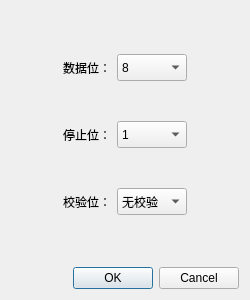
<?xml version="1.0" encoding="UTF-8"?>
<ui version="4.0">
 <class>SerialSettingDialog</class>
 <widget class="QDialog" name="SerialSettingDialog">
  <property name="geometry">
   <rect>
    <x>0</x>
    <y>0</y>
    <width>250</width>
    <height>300</height>
   </rect>
  </property>
  <property name="windowTitle">
   <string>Dialog</string>
  </property>
  <layout class="QVBoxLayout" name="verticalLayout">
   <item>
    <widget class="QWidget" name="widget" native="true">
     <layout class="QGridLayout" name="gridLayout">
      <item row="2" column="1">
       <widget class="QLabel" name="label_4">
        <property name="sizePolicy">
         <sizepolicy hsizetype="Fixed" vsizetype="Preferred">
          <horstretch>0</horstretch>
          <verstretch>0</verstretch>
         </sizepolicy>
        </property>
        <property name="text">
         <string>校验位：</string>
        </property>
        <property name="alignment">
         <set>Qt::AlignmentFlag::AlignCenter</set>
        </property>
       </widget>
      </item>
      <item row="2" column="2">
       <widget class="QComboBox" name="cbBox_Parity">
        <property name="sizePolicy">
         <sizepolicy hsizetype="Expanding" vsizetype="Fixed">
          <horstretch>0</horstretch>
          <verstretch>0</verstretch>
         </sizepolicy>
        </property>
        <property name="minimumSize">
         <size>
          <width>70</width>
          <height>27</height>
         </size>
        </property>
        <item>
         <property name="text">
          <string>无校验</string>
         </property>
        </item>
        <item>
         <property name="text">
          <string>奇校验</string>
         </property>
        </item>
        <item>
         <property name="text">
          <string>偶校验</string>
         </property>
        </item>
       </widget>
      </item>
      <item row="0" column="1">
       <widget class="QLabel" name="label_2">
        <property name="sizePolicy">
         <sizepolicy hsizetype="Fixed" vsizetype="Preferred">
          <horstretch>0</horstretch>
          <verstretch>0</verstretch>
         </sizepolicy>
        </property>
        <property name="text">
         <string>数据位：</string>
        </property>
        <property name="alignment">
         <set>Qt::AlignmentFlag::AlignCenter</set>
        </property>
       </widget>
      </item>
      <item row="0" column="3">
       <spacer name="horizontalSpacer">
        <property name="orientation">
         <enum>Qt::Orientation::Horizontal</enum>
        </property>
        <property name="sizeHint" stdset="0">
         <size>
          <width>40</width>
          <height>20</height>
         </size>
        </property>
       </spacer>
      </item>
      <item row="0" column="2">
       <widget class="QComboBox" name="cbBox_DataBit">
        <property name="minimumSize">
         <size>
          <width>0</width>
          <height>27</height>
         </size>
        </property>
        <property name="currentIndex">
         <number>3</number>
        </property>
        <item>
         <property name="text">
          <string>5</string>
         </property>
        </item>
        <item>
         <property name="text">
          <string>6</string>
         </property>
        </item>
        <item>
         <property name="text">
          <string>7</string>
         </property>
        </item>
        <item>
         <property name="text">
          <string>8</string>
         </property>
        </item>
       </widget>
      </item>
      <item row="1" column="1">
       <widget class="QLabel" name="label_3">
        <property name="sizePolicy">
         <sizepolicy hsizetype="Fixed" vsizetype="Preferred">
          <horstretch>0</horstretch>
          <verstretch>0</verstretch>
         </sizepolicy>
        </property>
        <property name="text">
         <string>停止位：</string>
        </property>
        <property name="alignment">
         <set>Qt::AlignmentFlag::AlignCenter</set>
        </property>
       </widget>
      </item>
      <item row="1" column="2">
       <widget class="QComboBox" name="cbBox_StopBit">
        <property name="minimumSize">
         <size>
          <width>0</width>
          <height>27</height>
         </size>
        </property>
        <item>
         <property name="text">
          <string>1</string>
         </property>
        </item>
        <item>
         <property name="text">
          <string>1.5</string>
         </property>
        </item>
        <item>
         <property name="text">
          <string>2</string>
         </property>
        </item>
       </widget>
      </item>
      <item row="0" column="0">
       <spacer name="horizontalSpacer_2">
        <property name="orientation">
         <enum>Qt::Orientation::Horizontal</enum>
        </property>
        <property name="sizeHint" stdset="0">
         <size>
          <width>40</width>
          <height>20</height>
         </size>
        </property>
       </spacer>
      </item>
     </layout>
    </widget>
   </item>
   <item>
    <widget class="QDialogButtonBox" name="buttonBox">
     <property name="orientation">
      <enum>Qt::Orientation::Horizontal</enum>
     </property>
     <property name="standardButtons">
      <set>QDialogButtonBox::StandardButton::Cancel|QDialogButtonBox::StandardButton::Ok</set>
     </property>
    </widget>
   </item>
  </layout>
 </widget>
 <resources/>
 <connections>
  <connection>
   <sender>buttonBox</sender>
   <signal>accepted()</signal>
   <receiver>SerialSettingDialog</receiver>
   <slot>accept()</slot>
   <hints>
    <hint type="sourcelabel">
     <x>248</x>
     <y>254</y>
    </hint>
    <hint type="destinationlabel">
     <x>157</x>
     <y>274</y>
    </hint>
   </hints>
  </connection>
  <connection>
   <sender>buttonBox</sender>
   <signal>rejected()</signal>
   <receiver>SerialSettingDialog</receiver>
   <slot>reject()</slot>
   <hints>
    <hint type="sourcelabel">
     <x>316</x>
     <y>260</y>
    </hint>
    <hint type="destinationlabel">
     <x>286</x>
     <y>274</y>
    </hint>
   </hints>
  </connection>
 </connections>
</ui>
